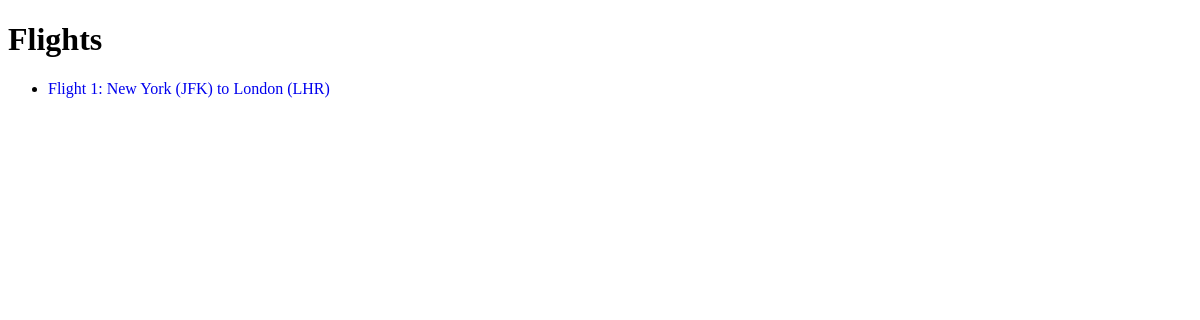
The app's page /flights/, older data.
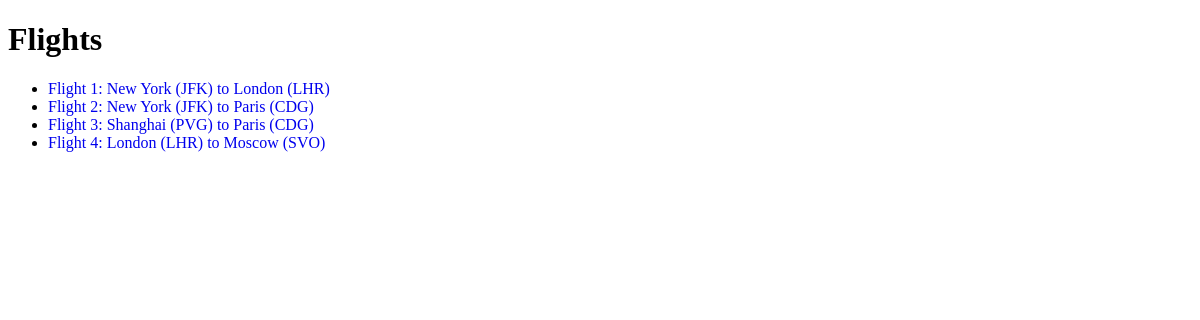
The same page, newer data.
### flights/models.py (models this page shows, shortened)
class Flight(models.Model):
    origin = models.ForeignKey(Airport, on_delete=models.CASCADE,related_name="departure")
    destination = models.ForeignKey(Airport, on_delete=models.CASCADE,related_name="arrivals")
    duration = models.IntegerField()

class Airport(models.Model):
    code = models.CharField(max_length=3)
    city = models.CharField(max_length=64)
    def __str__(self):
        return f"{self.city} ({self.code})"

### flights/views.py (the view)
# urls.py: path('', views.index, name='index'),
def index(request):
    return render(request, "flights/index.html", {
        "flights": Flight.objects.all()
    })

### flights/templates/flights/index.html
{% extends 'flights/layout.html' %}
{% block body %}
  <h1>Flights</h1>
    <ul>
      {% for flight in flights %}
        <li>
          <a href="{% url 'flight' flight.id %}" style="text-decoration: none;">
            Flight {{ flight.id }}: {{ flight.origin }} to {{ flight.destination }}
          </a>
        </li>
    {% endfor %}
    </ul>
{% endblock %}

### flights/templates/flights/layout.html (shortened to what this page needs)
<!DOCTYPE html>
<html lang="en">
<head>
</head>
<body>
  {% block body %}
  {% endblock %}
</body>
</html>

Row changes from the older to the newer data that the page shows:
added Flight: id "2", origin "New York (JFK)", destination "Paris (CDG)"
added Flight: id "3", origin "Shanghai (PVG)", destination "Paris (CDG)"
added Flight: id "4", origin "London (LHR)", destination "Moscow (SVO)"
